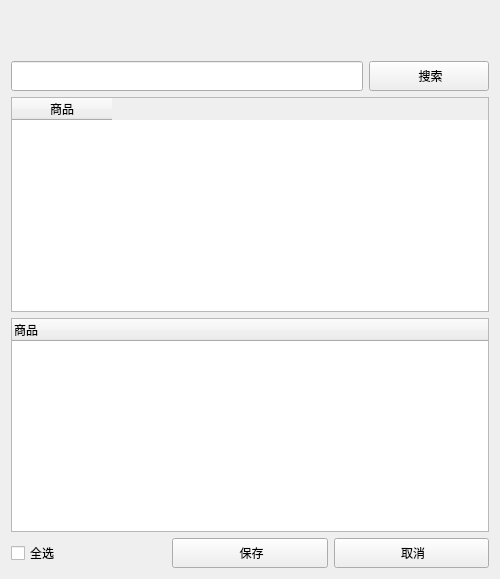
<?xml version="1.0" encoding="UTF-8"?>
<ui version="4.0">
 <class>AddCommodity</class>
 <widget class="QWidget" name="AddCommodity">
  <property name="geometry">
   <rect>
    <x>0</x>
    <y>0</y>
    <width>500</width>
    <height>579</height>
   </rect>
  </property>
  <property name="windowTitle">
   <string>Form</string>
  </property>
  <property name="styleSheet">
   <string notr="true"/>
  </property>
  <layout class="QVBoxLayout" name="verticalLayout">
   <item>
    <spacer name="horizontalSpacer">
     <property name="orientation">
      <enum>Qt::Horizontal</enum>
     </property>
     <property name="sizeHint" stdset="0">
      <size>
       <width>40</width>
       <height>25</height>
      </size>
     </property>
    </spacer>
   </item>
   <item>
    <spacer name="horizontalSpacer_2">
     <property name="orientation">
      <enum>Qt::Horizontal</enum>
     </property>
     <property name="sizeHint" stdset="0">
      <size>
       <width>40</width>
       <height>25</height>
      </size>
     </property>
    </spacer>
   </item>
   <item>
    <layout class="QHBoxLayout" name="horizontalLayout_3">
     <item>
      <widget class="QLineEdit" name="lineEditSearch">
       <property name="minimumSize">
        <size>
         <width>0</width>
         <height>30</height>
        </size>
       </property>
      </widget>
     </item>
     <item>
      <widget class="QPushButton" name="pushButtonSearch">
       <property name="minimumSize">
        <size>
         <width>120</width>
         <height>30</height>
        </size>
       </property>
       <property name="maximumSize">
        <size>
         <width>120</width>
         <height>16777215</height>
        </size>
       </property>
       <property name="text">
        <string> 搜索</string>
       </property>
       <property name="icon">
        <iconset resource="../../../res.qrc">
         <normaloff>:/image/image/查询.png</normaloff>:/image/image/查询.png</iconset>
       </property>
      </widget>
     </item>
    </layout>
   </item>
   <item>
    <widget class="QTableWidget" name="tableWidgetData">
     <column>
      <property name="text">
       <string>商品</string>
      </property>
     </column>
    </widget>
   </item>
   <item>
    <widget class="QTreeWidget" name="treeWidgetData">
     <column>
      <property name="text">
       <string>商品</string>
      </property>
     </column>
    </widget>
   </item>
   <item>
    <layout class="QHBoxLayout" name="horizontalLayout_2">
     <item>
      <widget class="QCheckBox" name="checkBoxSelect">
       <property name="text">
        <string>全选</string>
       </property>
       <property name="icon">
        <iconset resource="../../../res.qrc">
         <normaloff>:/image/image/全选.png</normaloff>:/image/image/全选.png</iconset>
       </property>
      </widget>
     </item>
     <item>
      <widget class="QPushButton" name="pushButtonSave">
       <property name="minimumSize">
        <size>
         <width>0</width>
         <height>30</height>
        </size>
       </property>
       <property name="text">
        <string> 保存</string>
       </property>
       <property name="icon">
        <iconset resource="../../../res.qrc">
         <normaloff>:/image/image/save.png</normaloff>:/image/image/save.png</iconset>
       </property>
      </widget>
     </item>
     <item>
      <widget class="QPushButton" name="pushButtonCancel">
       <property name="minimumSize">
        <size>
         <width>0</width>
         <height>30</height>
        </size>
       </property>
       <property name="text">
        <string> 取消</string>
       </property>
       <property name="icon">
        <iconset resource="../../../res.qrc">
         <normaloff>:/image/image/cancel.png</normaloff>:/image/image/cancel.png</iconset>
       </property>
      </widget>
     </item>
    </layout>
   </item>
  </layout>
 </widget>
 <resources>
  <include location="../../../res.qrc"/>
 </resources>
 <connections/>
</ui>
